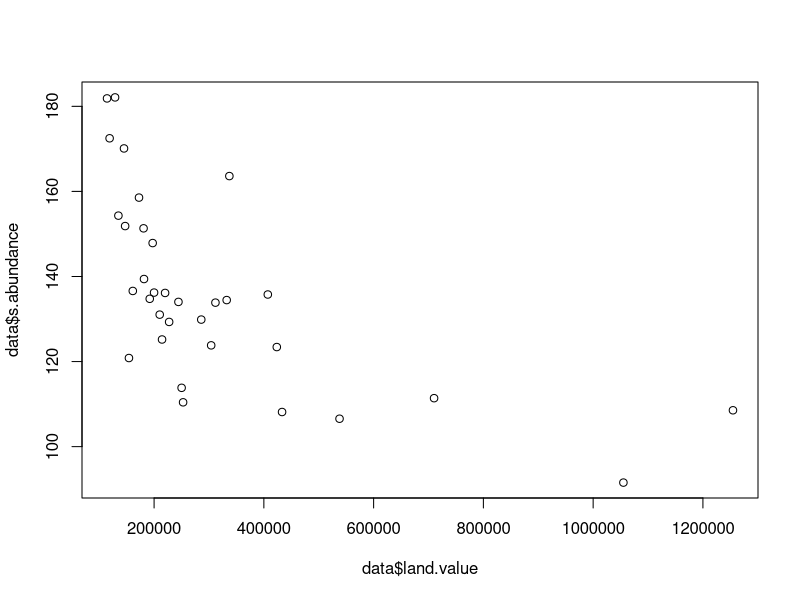
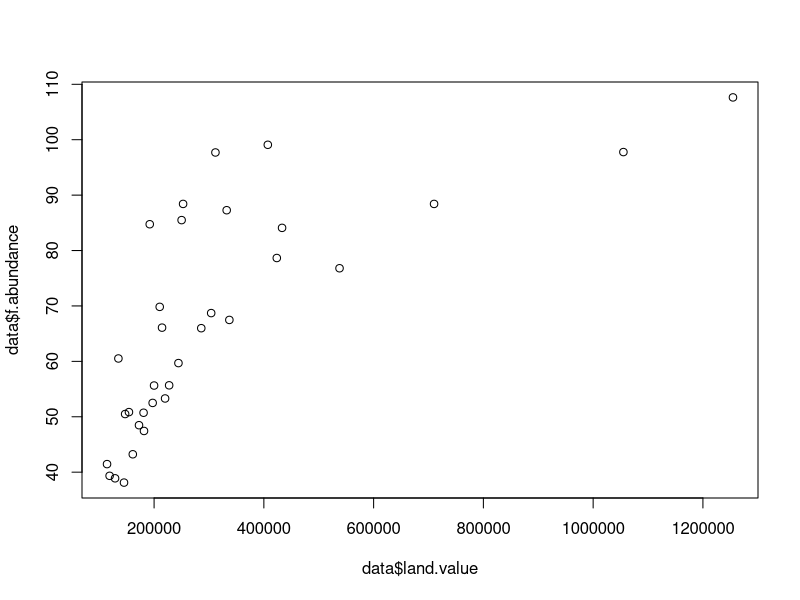
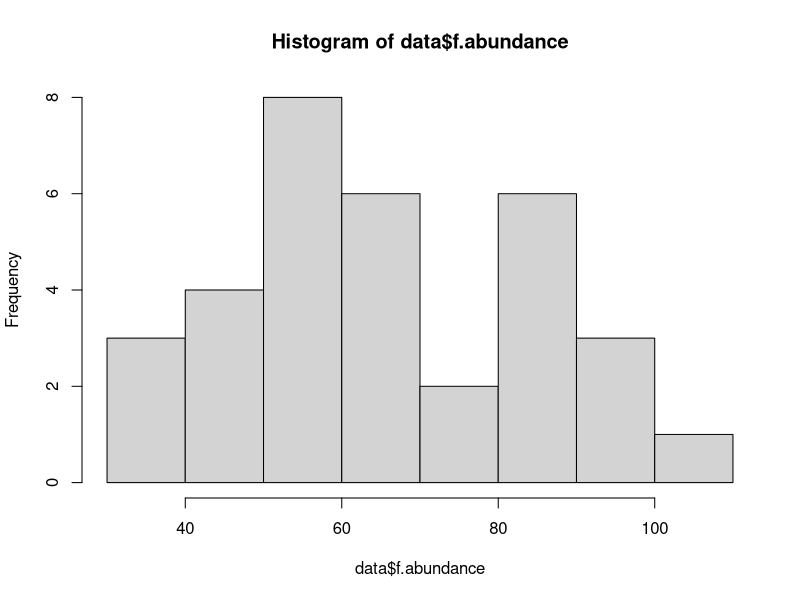
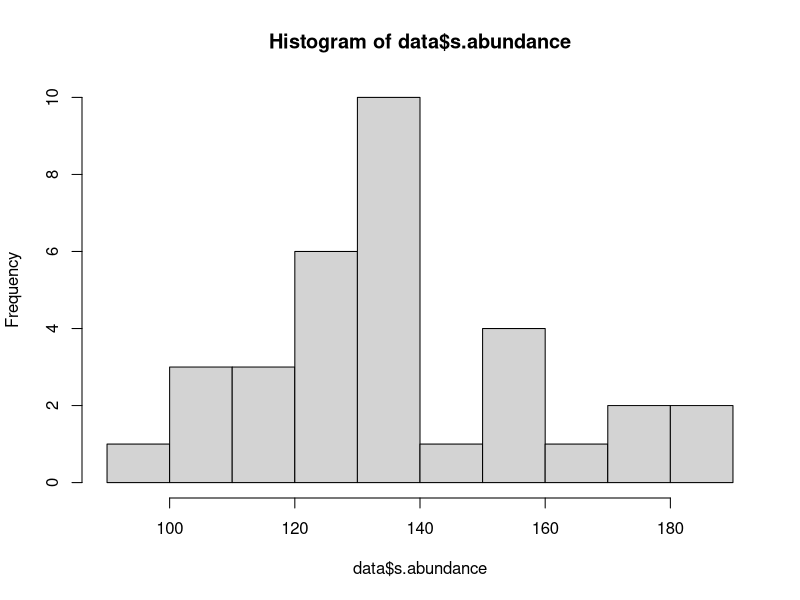
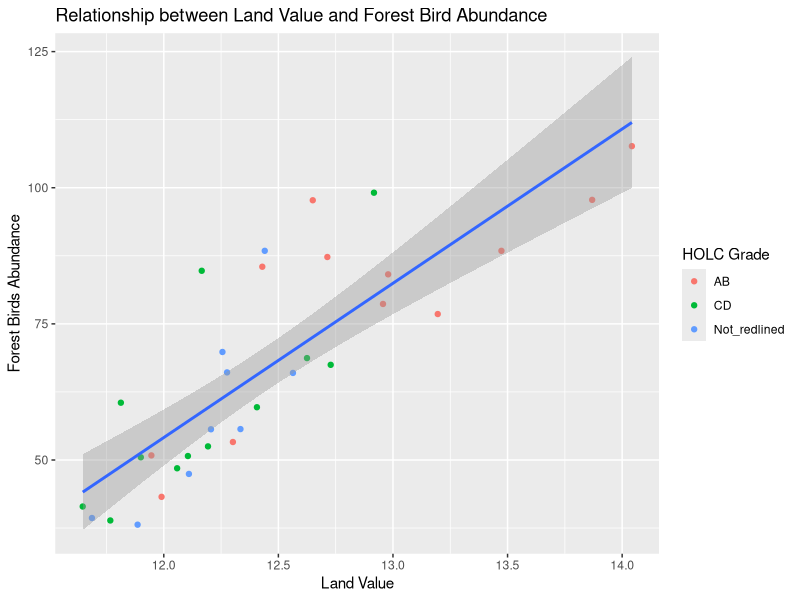

Recreate these plots in R, in order.
## ---- chunk 1

knitr::opts_chunk$set(echo = F)
#Packages required for this lesson (Note: Packages only need to be installed once) 
#to install, simply remove the "#" and run the code to install (be sure to remove the line of code or add the # back so that it doesn't install every time you run the code)


library(tidyverse)
library(stats)
library(readr)

## ---- chunk 2

data <- read.csv("Wood1.csv")


## ---- chunk 3
data %>% 
  dplyr::select(Number,Synanthrope_abundance_sum, Forest_abundance_sum, Land_value, HOLC_Code_groups) %>% ##this selects only the columns of data of interest 
  rename(s.abundance= Synanthrope_abundance_sum, ##This is how you rename column names
         f.abundance= Forest_abundance_sum, 
         land.value= Land_value, 
         grade= HOLC_Code_groups) -> data
## ---- chunk 4
plot(data$land.value, data$s.abundance)
## ---- chunk 5
plot(data$land.value, data$f.abundance)
## ---- chunk 6
shapiro.test(data$f.abundance)

## ---- chunk 7
shapiro.test(data$s.abundance)
## ---- chunk 8
hist(data$f.abundance)
hist(data$s.abundance)
## ---- chunk 9

## ---- chunk 10
basiclm1 <- lm(f.abundance ~ log(land.value), data=data)
## ---- chunk 11
ggplot(data, aes(x=log(land.value), y=f.abundance))+
  geom_point(aes(col=grade))+
  geom_smooth(method=lm, se = TRUE)+
  labs(x="Land Value", y="Forest Birds Abundance", title = "Relationship between Land Value and Forest Bird Abundance", colour = "HOLC Grade")

## ---- chunk 12
summary(basiclm1)
